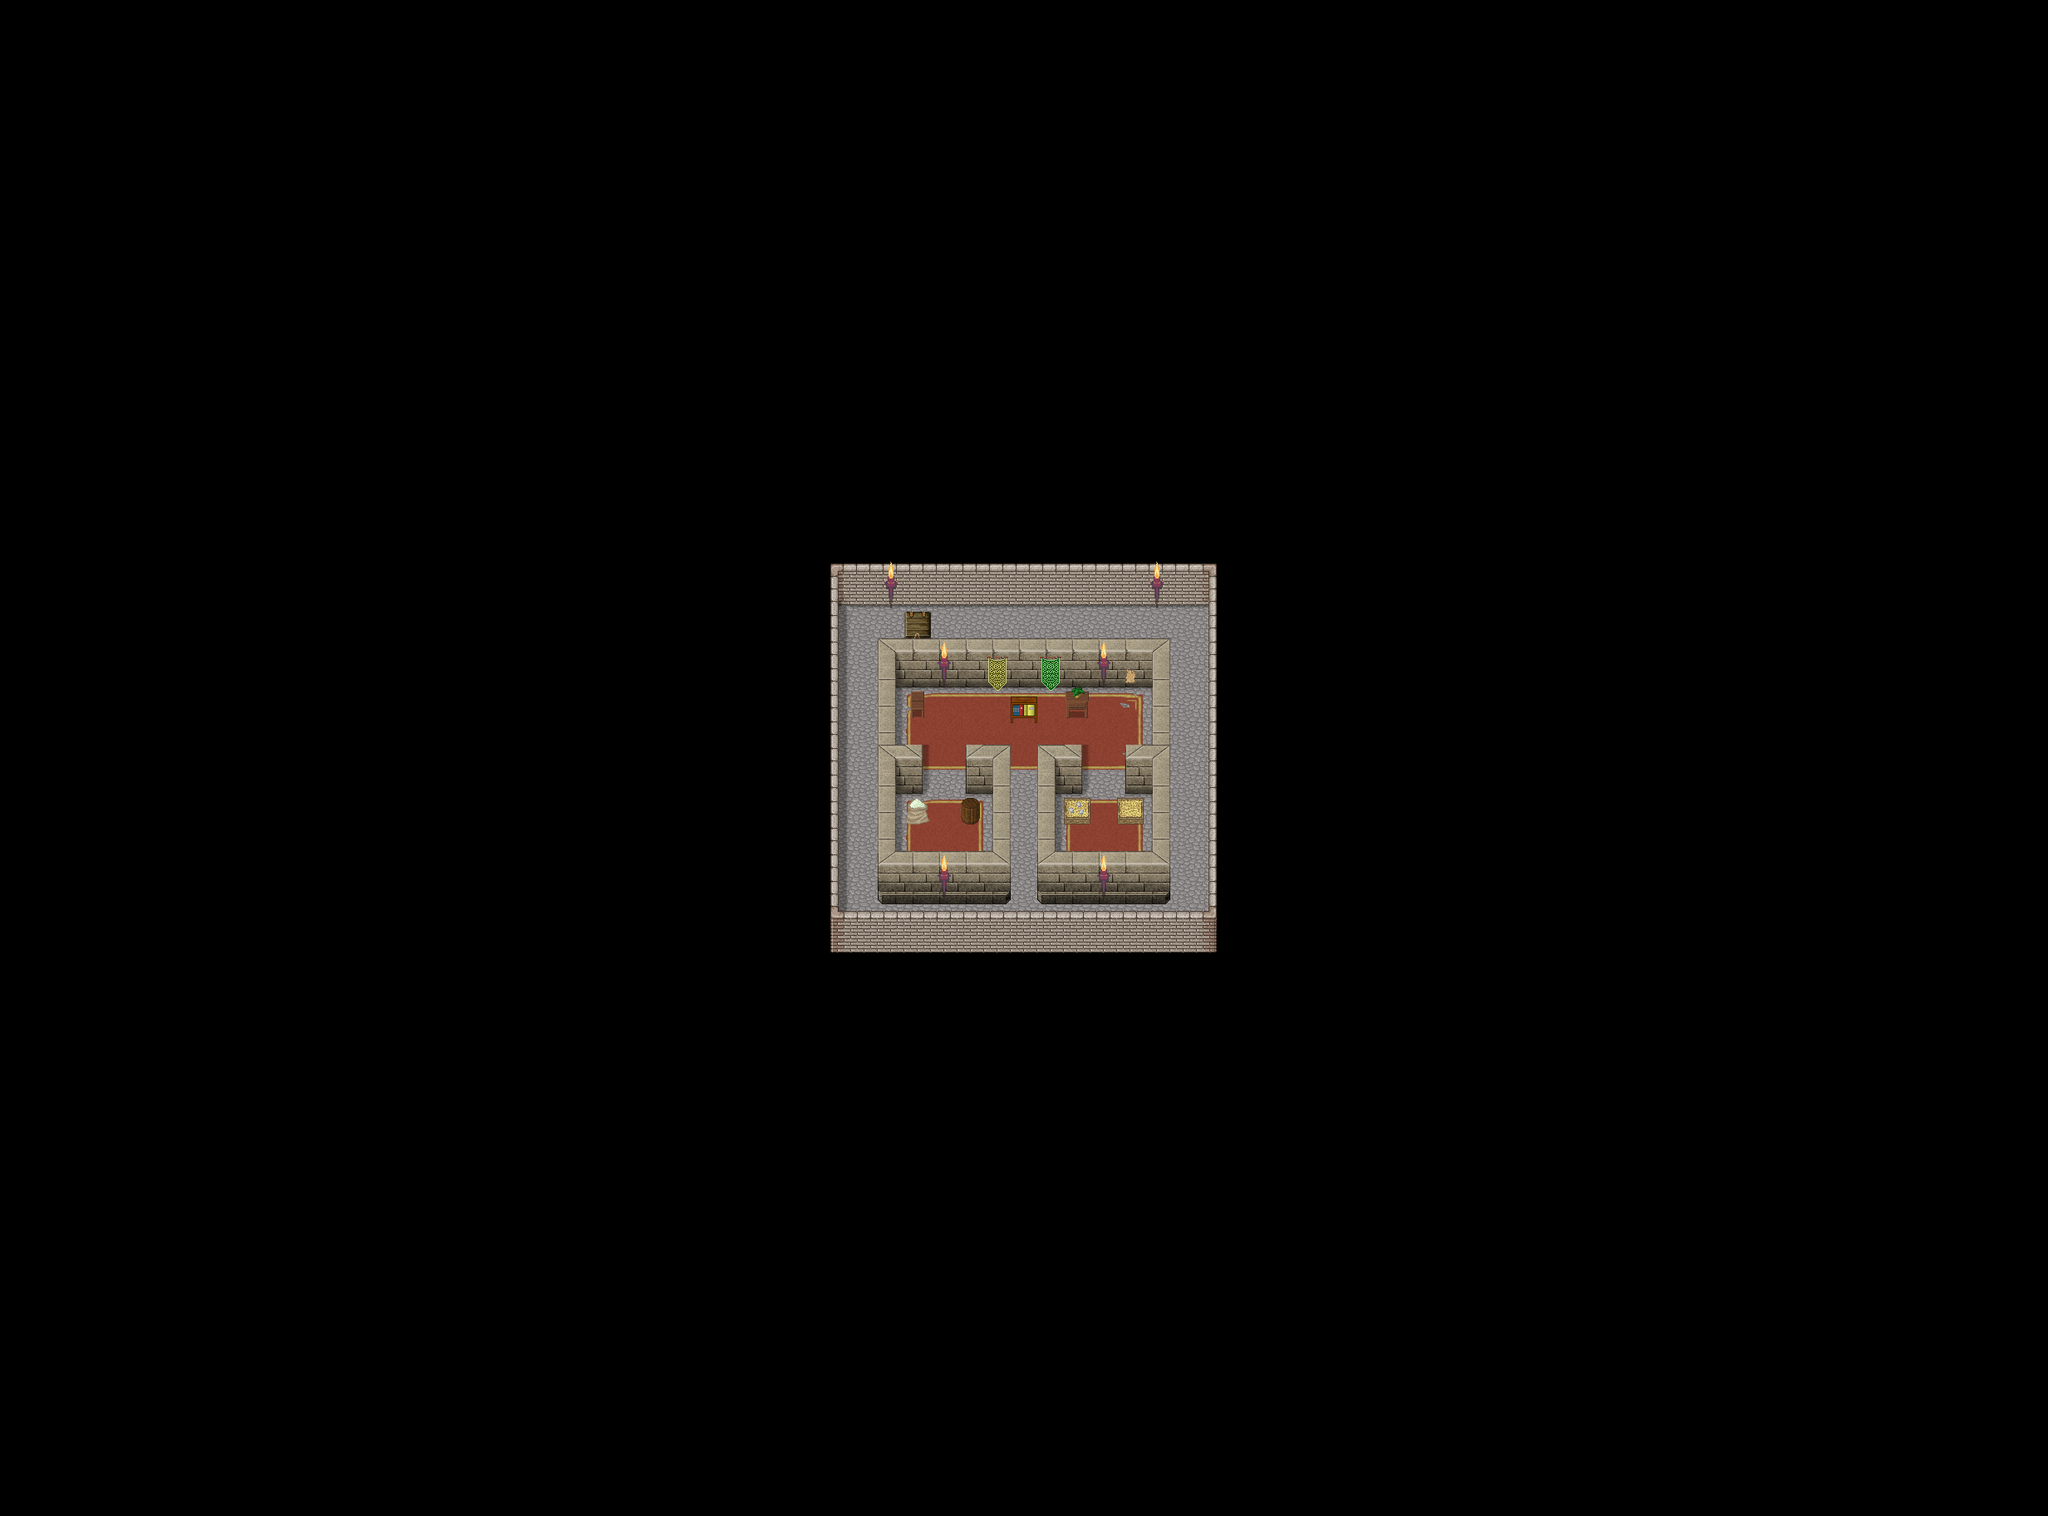

A 2D game scene composited from a Tiled map and its tileset images. What follows is a short description and the map's XML, with each tile layer's data collapsed to a summary:
An orthogonal 77x57 tile map with 32x32 px tiles, 6 tile layers (Ground1, Ground2, Ground3, Fringe, ...), 2 hidden layers not drawn, 8 tilesets and 7 objects (4x fixme, 2x spawn, warp).

<map version="1.5" tiledversion="1.6.0" orientation="orthogonal" renderorder="right-down" width="77" height="57" tilewidth="32" tileheight="32" infinite="0" nextlayerid="17" nextobjectid="118">
 <properties>
  <property name="background0image" value="graphics/images/spit23loginwallpaper_800x600.png" />
  <property name="author" value="seeds, Saulc" />
  <property name="license" value="CC BY-SA 4.0" />
  <property name="manaplus version" value="2" />
  <property name="minimap" value="graphics/minimaps/006-2-6.png" />
  <property name="music" value="peace3.ogg" />
  <property name="name" value="Upper Level" />
 </properties>
 <tileset firstgid="1" name="collision" tilewidth="32" tileheight="32" tilecount="9" columns="3">
  <image source="../graphics/tilesets/collision.png" width="96" height="96" />
 </tileset>
 <tileset firstgid="10" name="piou_accessories" tilewidth="32" tileheight="32" tilecount="9" columns="3">
  <image source="../graphics/tilesets/piou_accessories.png" width="96" height="96" />
 </tileset>
 <tileset firstgid="19" name="woodland_indoor" tilewidth="32" tileheight="32" tilecount="256" columns="16">
  <image source="../graphics/tilesets/woodland_indoor.png" width="512" height="512" />
 </tileset>
 <tileset firstgid="275" name="concreteWalls" tilewidth="32" tileheight="32" tilecount="336" columns="16">
  <image source="../graphics/tilesets/concreteWalls.png" width="512" height="672" />
 </tileset>
 <tileset firstgid="611" name="castle2" tilewidth="32" tileheight="32" tilecount="256" columns="16">
  <image source="../graphics/tilesets/castle2.png" width="512" height="512" />
 </tileset>
 <tileset firstgid="867" name="castle_lightsources" tilewidth="32" tileheight="32" tilecount="36" columns="4">
  <image source="../graphics/tilesets/castle_lightsources.png" width="128" height="288" />
 </tileset>
 <tileset firstgid="903" name="castle1" tilewidth="32" tileheight="32" tilecount="374" columns="17">
  <image source="../graphics/tilesets/castle1.png" width="544" height="704" />
 </tileset>
 <tileset firstgid="1277" name="inn_x2" tilewidth="32" tileheight="32" tilecount="96" columns="16">
  <image source="../graphics/tilesets/inn_x2.png" width="512" height="192" />
 </tileset>
 <layer id="1" name="Ground1" width="77" height="57">
  <data>[4389 cells, 4389 non-empty, 3 distinct tile ids]</data>
 </layer>
 <layer id="2" name="Ground2" width="77" height="57">
  <data>[4389 cells, 59 non-empty, 11 distinct tile ids]</data>
 </layer>
 <layer id="3" name="Ground3" width="77" height="57">
  <data>[4389 cells, 9 non-empty, 9 distinct tile ids]</data>
 </layer>
 <layer id="4" name="Fringe" width="77" height="57">
  <data>[4389 cells, 70 non-empty, 18 distinct tile ids]</data>
 </layer>
 <layer id="5" name="Over" width="77" height="57">
  <data>[4389 cells, 73 non-empty, 19 distinct tile ids]</data>
 </layer>
 <layer id="12" name="Over2" width="77" height="57">
  <data>[4389 cells, 0 non-empty, 0 distinct tile ids]</data>
 </layer>
 <layer id="6" name="Collision" width="77" height="57" visible="0">
  <data>[4389 cells, 4286 non-empty, 1 distinct tile ids]</data>
 </layer>
 <layer id="11" name="Heights" width="77" height="57" visible="0">
  <data>[4389 cells, 0 non-empty, 0 distinct tile ids]</data>
 </layer>
 <objectgroup id="16" name="Objects" visible="0" />
 <objectgroup color="#000000" id="8" name="Warps">
  <object id="3" name="To Throne Room" type="warp" x="1088" y="736" width="32" height="32">
   <properties>
    <property name="dest_map" value="006-2-5" />
    <property name="dest_x" value="34" />
    <property name="dest_y" value="22" />
   </properties>
  </object>
 </objectgroup>
 <objectgroup color="#204a87" id="7" name="Spawns" visible="0">
  <object id="18" name="Piou" type="spawn" x="1088" y="960" width="96" height="96">
   <properties>
    <property name="death" value="30000" />
    <property name="max_beings" value="3" />
    <property name="monster_id" value="1002" />
    <property name="spawn" value="30000" />
   </properties>
  </object>
  <object id="19" name="Piousse" type="spawn" x="1280" y="960" width="96" height="96">
   <properties>
    <property name="death" value="30000" />
    <property name="max_beings" value="3" />
    <property name="monster_id" value="1003" />
    <property name="spawn" value="30000" />
   </properties>
  </object>
 </objectgroup>
 <objectgroup color="#ffff00" id="15" name="Margins" visible="0">
  <object id="114" name="margin" type="fixme" x="992" y="0" width="672" height="672" />
  <object id="115" name="margin" type="fixme" x="1472" y="672" width="992" height="640" />
  <object id="116" name="margin" type="fixme" x="800" y="1152" width="672" height="672" />
  <object id="117" name="margin" type="fixme" x="0" y="672" width="992" height="640" />
 </objectgroup>
</map>
